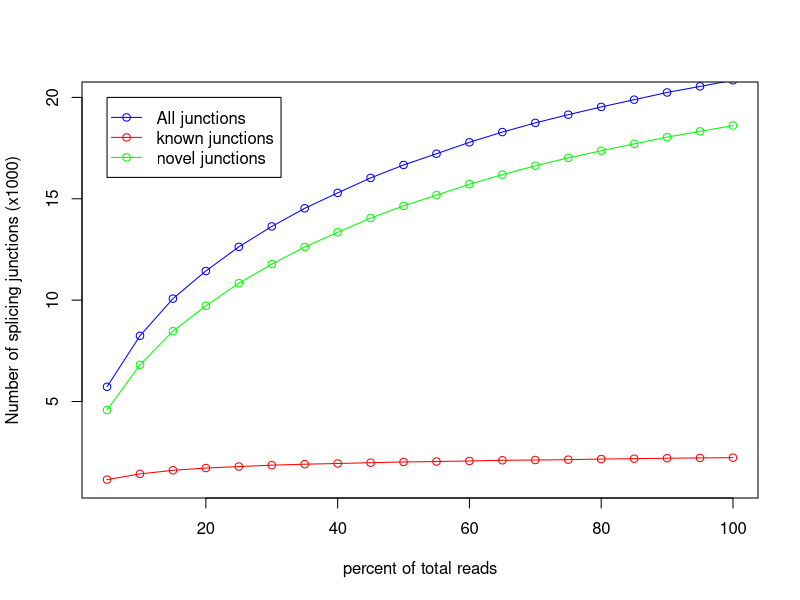

The R source for this figure:
pdf('MCIC_FD_2024_204.junctionSaturation_plot.pdf')
x=c(5,10,15,20,25,30,35,40,45,50,55,60,65,70,75,80,85,90,95,100)
y=c(1147,1431,1606,1717,1791,1860,1908,1942,1981,2018,2040,2066,2101,2113,2131,2162,2179,2203,2217,2231)
z=c(5726,8242,10074,11439,12629,13636,14530,15291,16030,16668,17221,17786,18291,18744,19149,19531,19888,20244,20544,20844)
w=c(4579,6811,8468,9722,10838,11776,12622,13349,14049,14650,15181,15720,16190,16631,17018,17369,17709,18041,18327,18613)
m=max(2,20,18)
n=min(1,5,4)
plot(x,z/1000,xlab='percent of total reads',ylab='Number of splicing junctions (x1000)',type='o',col='blue',ylim=c(n,m))
points(x,y/1000,type='o',col='red')
points(x,w/1000,type='o',col='green')
legend(5,20, legend=c("All junctions","known junctions", "novel junctions"),col=c("blue","red","green"),lwd=1,pch=1)
dev.off()
